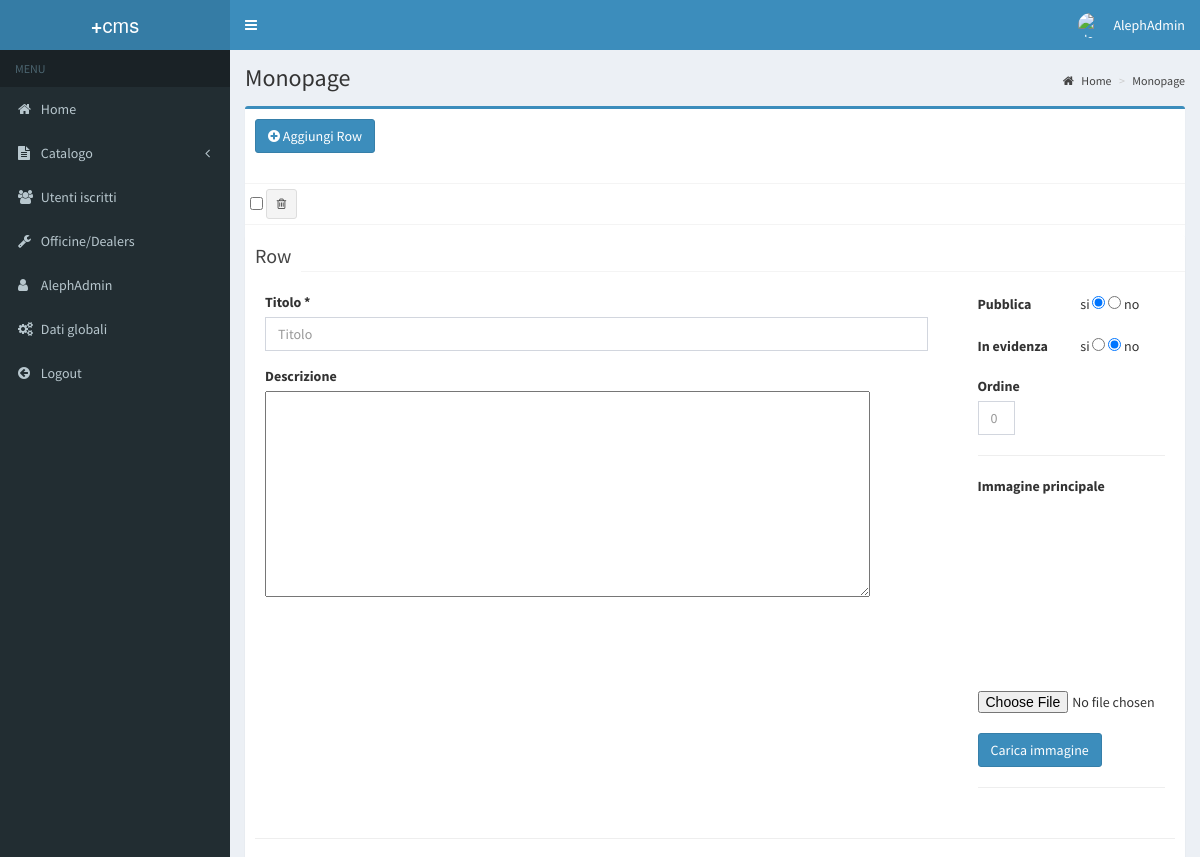
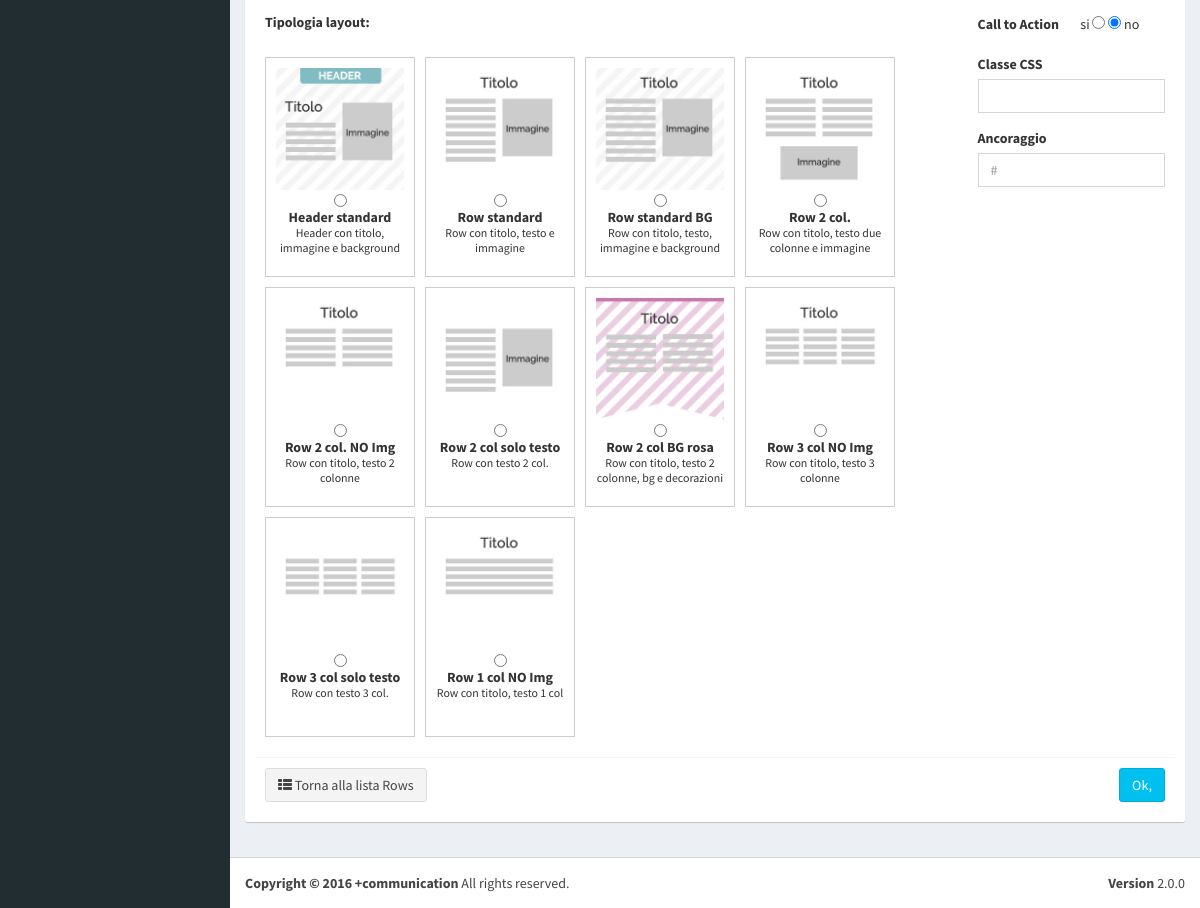
Screenshot of /categoria-monopage.php?act=load (signed in) with the database file from the repository (2 pictures, top to bottom).
### tables this page shows
CREATE TABLE `tbl_layout` (
  `ID` int(11) NOT NULL,
  `Nome` varchar(222) NOT NULL,
  `Descrizione` varchar(255) NOT NULL,
  `Immagine` varchar(255) NOT NULL
);

### categoria-monopage.php (the view, shortened to what this page needs)
<?php
$lingua = $_SESSION['predef_lingua'];
?>
<!DOCTYPE html>
<html lang="it">
  <head>
    <?php include('inc-style.php'); ?>
</head>
<body class="hold-transition skin-blue sidebar-mini" >
      <div class="wrapper">
      <?php include('inc-header.php'); ?>
      <aside class="main-sidebar">
        <section class="sidebar">
          <?php require_once('inc-menu-sx.php'); ?>
        </section>
      </aside>
      <div class="content-wrapper">
        <section class="content-header">
          <h1>
            Monopage
          </h1>
          <ol class="breadcrumb">
            <li><a href="index.php"><i class="fa fa-home" aria-hidden="true"></i> Home</a></li>
            <li><a href="#">Monopage</a></li>
          </ol>
        </section>
        <section class="content">
          <div class="row">
            <div class="col-md-12">
            <div class="box box-primary">
              <div id="showRow" >
                <div class="box-header with-border">
                  <a href="categoria-monopage.php?act=add&lingua=<?php echo $lingua; ?>" class="btn btn-primary margin-bottom"><i class="fa fa-plus-circle" aria-hidden="true"></i> Aggiungi Row</a>
                </div>
                <div class="box-body no-padding">
                  <div class="mailbox-controls">
                    <div class="btn-group">
                      <input type="checkbox" class="selectAll" value="" >
                    </div>
                    <div class="btn-group">
                      <button class="btn btn-default btn-sm" id="trashBt" ><i class="fa fa-trash-o"></i></button>
                    </div>
                  </div>
                </div>
                <div class="box-footer no-padding">
                  <div class="mailbox-controls">
                  </div>
                </div>
            </div>
            <div id="addEditRow" >
        <?php
          $connup = db_connect();
          $flagSelP1 = "checked=\"checked\"";
          $flagSelP2 = "";
          $flagSelE1 = "";
          $flagSelE2 = "checked=\"checked\"";
        ?>
              <div class="nav-tabs-custom">
                <ul class="nav nav-tabs pull-right">
                  <li class="pull-left header"><?php echo $label_tit; ?> Row</li>
                </ul>
                <div class="tab-content ">
                  <div class="chart tab-pane active" id="cont-ita" >
                  <form id="addForm" name="addForm" method="post" >
                    <div class="box-body no-padding">
                    <div class="row">
                    <div class="col-md-9">
                      <div class="box-body pad ">
                          <div class="form-group">
                            <label for="titolo">Titolo *</label>
                            <input type="text" class="form-control" id="titolo" name="titolo" placeholder="Titolo" value="<?php echo $Titolo; ?>" autocomplete="on" >
                          </div>
                      <div class="form-group">
                        <label for="editor1">Descrizione</label>
                        <textarea id="editor1" name="editor1" rows="10" cols="80"><?php echo $Descrizione; ?></textarea>
                      </div>
                      </div>
                    </div>
                    <div class="col-md-3">
                      <div class="box-body pad ">
                          <div class="form-group">
                            <label>Pubblica</label>
                            si
                            <input type="radio" name="pubb1" value="1" <?php echo $flagSelP1; ?> />
                            <input type="radio" name="pubb1" value="0" <?php echo $flagSelP2; ?>  /> no
                          </div>
                          <div class="form-group">
                            <label>In evidenza</label>
                            si
                            <input type="radio" name="evid1" value="1" <?php echo $flagSelE1; ?>  />
                            <input type="radio" name="evid1" value="0" <?php echo $flagSelE2; ?> /> no
                          </div>
                          <div class="form-group">
                            <label for="ordine">Ordine</label>
                            <input type="text" class="form-control" id="ordine" name="ordine" placeholder="0" value="<?php echo $Ordine; ?>" style="width: 20%;"  autocomplete="on"  >
                          </div>
                          <hr id="line">
                          <div class="form-group">
                            <label>Immagine principale</label><br/>
                            <form id="uploadimage" action="" method="post" enctype="multipart/form-data">
                            <div id="image_preview" class="imageThumb thumb" >
                              <img id="previewing" src="<?php echo $imgEvidenza; ?>" style="width:100%;" /></div>
                            <div id="selectImage">
                            <input type="file" name="fileUp" id="fileUp" required /><br/>
                            <button id="submitUpload" class="btn btn-primary" />Carica immagine</button>
                            </div>
                            </form>
                            <hr id="line">
                          </div>
                      </div>
                    </div>
                    <?php
                    $stmtLayout = $connup->stmt_init();
                    $stmtLayout->prepare("SELECT L.ID, L.Nome, L.Descrizione, L.Immagine
                                      FROM tbl_layout L ");
                    $stmtLayout->execute();
                    $stmtLayout->store_result();
                    $stmtLayout->bind_result($ID_layout_all, $Nome_layout, $Descrizione_layout, $Thumb_layout);
                    $total_layout = $stmtLayout->num_rows;
                    if($total_layout > 0) {
                    ?>
                    <div class="col-md-12" ><hr id="line"></div>
                    <div class="col-md-9" >
                      <div class="box-body pad ">
                        <label for="titolo">Tipologia layout:</label><br/><br/>
                        <div class="form-group">
                            <?php
                            while($stmtLayout->fetch()) {
                            ?>
                              <div class="blockRadio <?php if($id_layout == $ID_layout_all): echo "evidBlock"; endif; ?>" >
                              <img src="./img/<?php echo $Thumb_layout; ?>" /><br/>
                              <input type="radio" name="selLayout" value="<?php echo $ID_layout_all; ?>" <?php if($id_layout == $ID_layout_all): echo "checked=\"checked\""; endif; ?> /><br/><b><?php echo $Nome_layout; ?></b><br/><small><?php echo $Descrizione_layout;?></small></div>
                            <?php }  ?>
                        </div>
                      </div>
                    </div>
                    <div class="col-md-3">
                      <div class="box-body pad ">
                          <?php
                          $flagSelCTA1 = "";
                          $flagSelCTA2 = "checked=\"checked\"";
                          if($arrayLayout['cta'] == 1){ $flagSelCTA1 = "checked=\"checked\""; $flagSelCTA2 = ""; } ?>
                          <div class="form-group">
                            <label>Call to Action</label>
                            si
                            <input type="radio" name="selCta" value="1" <?php echo $flagSelCTA1; ?> />
                            <input type="radio" name="selCta" value="0" <?php echo $flagSelCTA2; ?>  /> no
                          </div>
                          <div class="form-group">
                            <label for="classCss">Classe CSS</label>
                            <input type="text" class="form-control" id="classCss" name="classCss" placeholder="" value="<?php echo $arrayLayout['classCss']; ?>"  >
                          </div>
                          <div class="form-group">
                            <label for="ancora">Ancoraggio</label>
                            <input type="text" class="form-control" id="ancora" name="ancora" placeholder="#" value="<?php echo $arrayLayout['ancora']; ?>"  >
                          </div>
                      </div>
                    </div>
                    <?php
                    }
                    ?>
                    </div>
                    </div>
                    <div class="box-footer with-border">
                      <a href="categoria-monopage.php?act=load" class="btn btn-default"><i class="fa fa-th-list" aria-hidden="true"></i> Torna alla lista Rows</a>
                      <button type="submit" id="submitForm" class="btn btn-info pull-right">Ok, <?php echo $label_tit; ?></button>
                    </div>
                  </form>
                  </div>
                </div>
              </div>
          </div>
              </div>
            </div>
          </div>
        </section>
      </div>
      <?php include('inc-footer.php'); ?>
</html>

### style.css (style rules this page uses)
html, body { height: 100%; }
.imageThumb { float: left; margin-right: 20px; }
.imageThumb.thumb { width: 180px; height: 180px; overflow: hidden; border-radius: 0; background-color: white; background-size: cover; margin: 0px 0px 10px 0px; }
.nav-tabs-custom>.nav-tabs>li { border-top: 3px solid #efefef; margin-bottom: -2px; margin-right: 0px; background: #efefef; }
.nav-tabs-custom>.nav-tabs>li.header { background: #fff; border-top-color: #fff; }
label { display: inline-block; max-width: 100%; margin-bottom: 5px; font-weight: 700; min-width: 100px; }
div.blockRadio { float:left; display: inline-block; width:150px; height:220px; padding: 10px; margin: 0px 10px 10px 0px; border: 1px solid #ccc; text-align:center; line-height: 15px; }
div.blockRadio img { width:100%; }

### rows the page displays
tbl_layout: Immagine (picture), Nome "Header standard", Descrizione "Header con titolo, immagine e background"
tbl_layout: Immagine (picture), Nome "Row standard", Descrizione "Row con titolo, testo e immagine"
tbl_layout: Immagine (picture), Nome "Row standard BG", Descrizione "Row con titolo, testo, immagine e background"
tbl_layout: Immagine (picture), Nome "Row 2 col.", Descrizione "Row con titolo, testo due colonne e immagine"
tbl_layout: Immagine (placeholder picture), Nome "Row 2 col. NO Img", Descrizione "Row con titolo, testo 2 colonne"
tbl_layout: Immagine (placeholder picture), Nome "Row 2 col solo testo", Descrizione "Row con testo 2 col."
tbl_layout: Immagine (picture), Nome "Row 2 col BG rosa", Descrizione "Row con titolo, testo 2 colonne, bg e decorazioni"
tbl_layout: Immagine (placeholder picture), Nome "Row 3 col NO Img", Descrizione "Row con titolo, testo 3 colonne"
tbl_layout: Immagine (placeholder picture), Nome "Row 3 col solo testo", Descrizione "Row con testo 3 col."
tbl_layout: Immagine (placeholder picture), Nome "Row 1 col NO Img", Descrizione "Row con titolo, testo 1 col"

### other values shown
$_SESSION['nome_utente'] "AlephAdmin"
